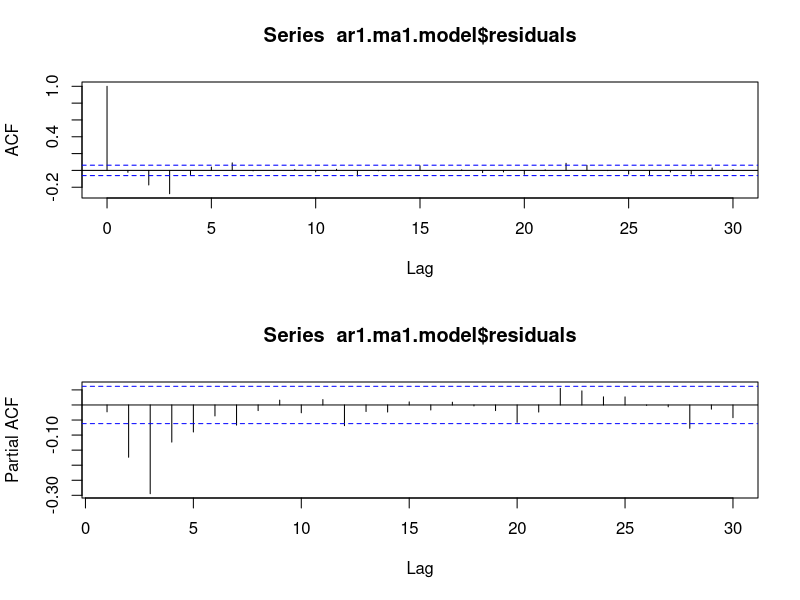
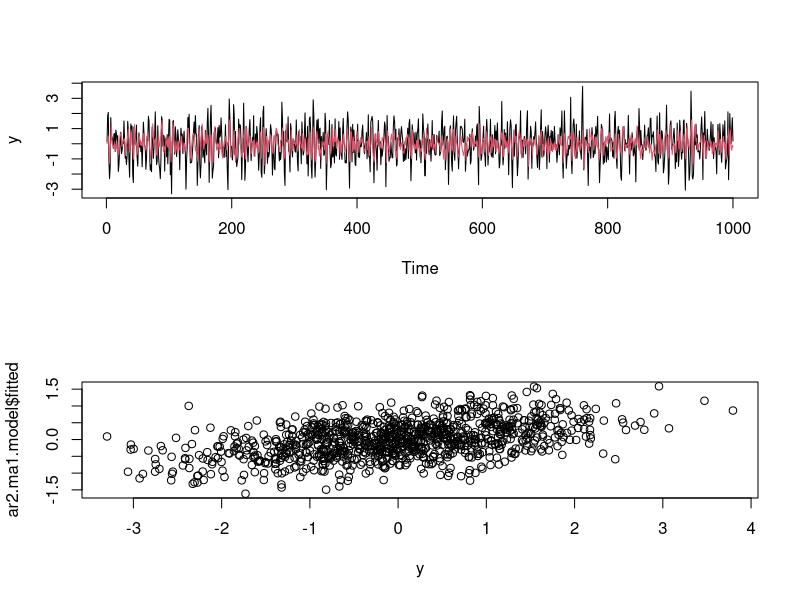
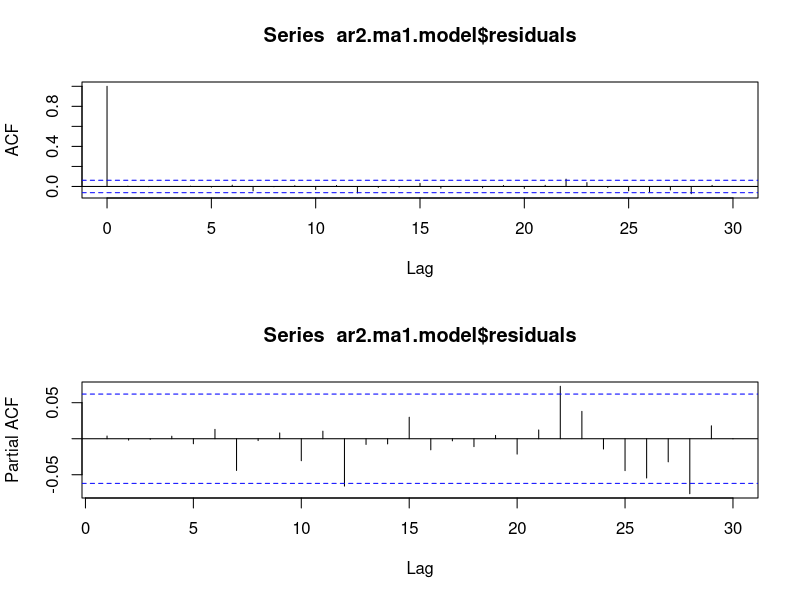
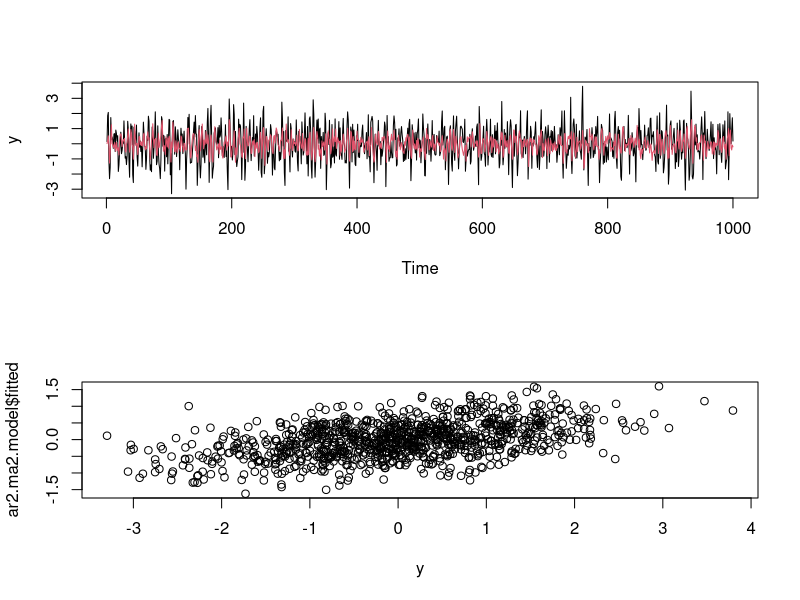
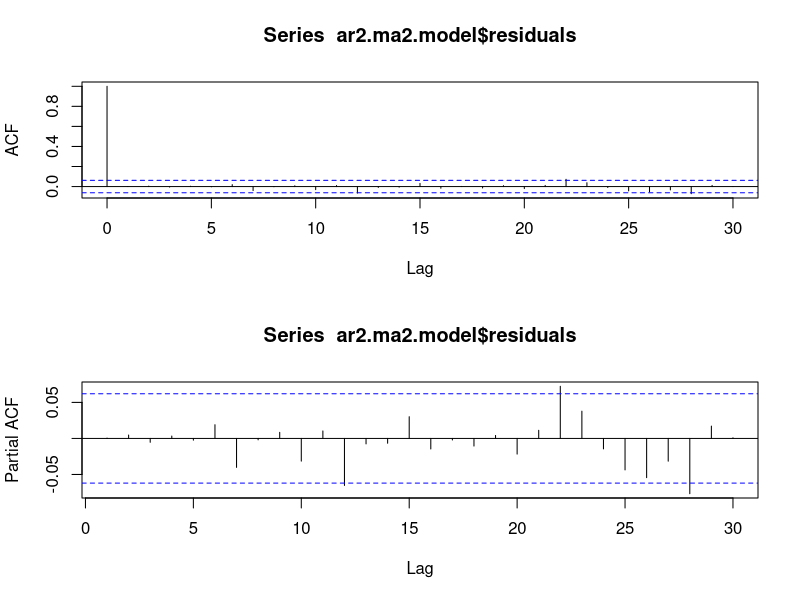
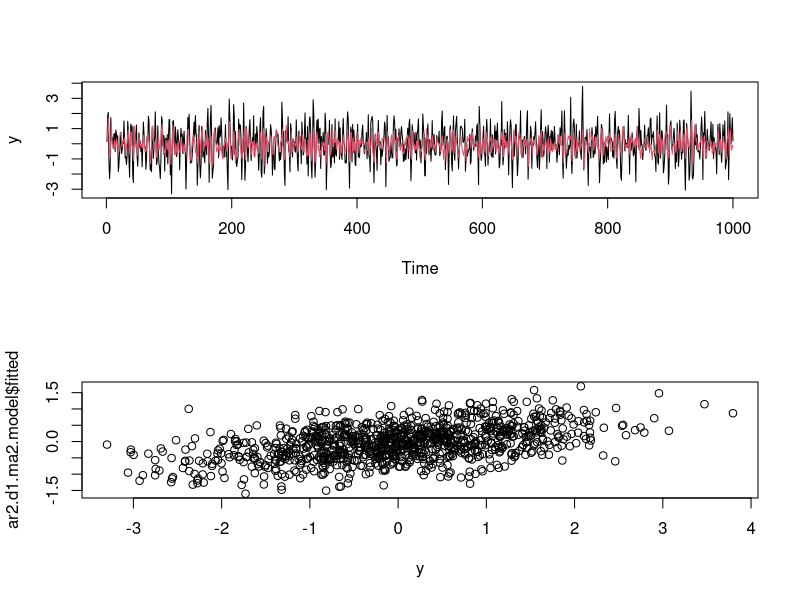
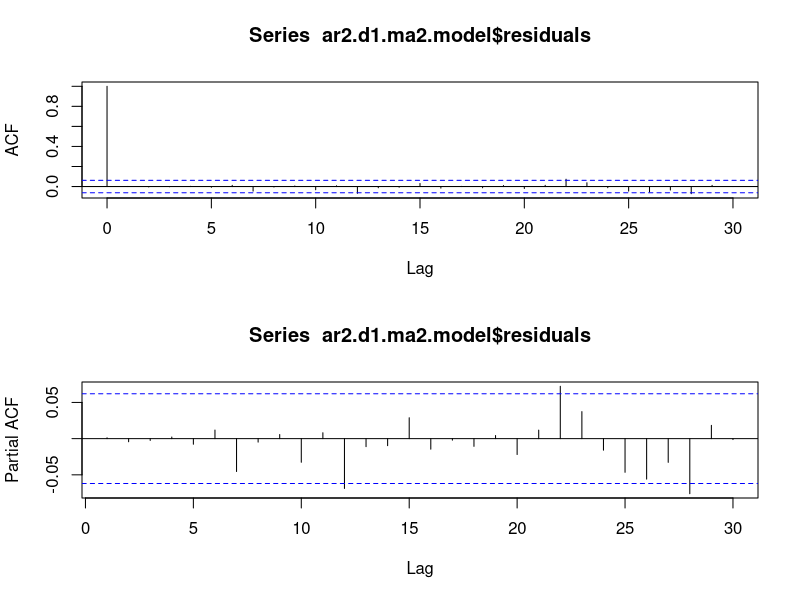

Reproduce these figures in R, in order.
## R
require(forecast)
set.seed(1017)
## Rząd metody został specjalnie zakomentowany (taki kod nie zadziała)
y = arima.sim(n = 1000, list(ar = c(0.8,-0.4), ma = c(-0.7)))
                               
## R
ar1.ma1.model = Arima(y, order = c(1, 0, 1))
par(mfrow = c(2,1))
acf(ar1.ma1.model$residuals)
pacf(ar1.ma1.model$residuals)

## R
ar2.ma1.model = Arima(y, order = c(2, 0, 1))
plot(y, type = 'l')
lines(ar2.ma1.model$fitted, col = 2)
plot(y, ar2.ma1.model$fitted)
par(mfrow = c(2,1))
acf(ar2.ma1.model$residuals)
pacf(ar2.ma1.model$residuals)
## R
ar2.ma2.model = Arima(y, order = c(2, 0, 2))
plot(y, type = 'l')
lines(ar2.ma2.model$fitted, col = 2)
plot(y, ar2.ma2.model$fitted)
par(mfrow = c(2,1))
acf(ar2.ma2.model$residuals)
pacf(ar2.ma2.model$residuals)

ar2.d1.ma2.model = Arima(y, order = c(2, 1, 2))
plot(y, type = 'l')
lines(ar2.d1.ma2.model$fitted, col = 2)
plot(y, ar2.d1.ma2.model$fitted)
par(mfrow = c(2,1))
acf(ar2.d1.ma2.model$residuals)
pacf(ar2.d1.ma2.model$residuals)

## R
cor(y, ar1.ma1.model$fitted)
#[1] 0.3018926
cor(y, ar2.ma1.model$fitted) 
#[1] 0.4683598
cor(y, ar2.ma2.model$fitted)
#[1] 0.4684905
cor(y, ar2.d1.ma2.model$fitted)
#[1] 0.4688166


## R
## Oryginalne wspołczynniki
y = arima.sim(n = 1000, list(ar = c(0.8, -0.4), ma = c(-0.7)))
ar2.ma1.model$coef
